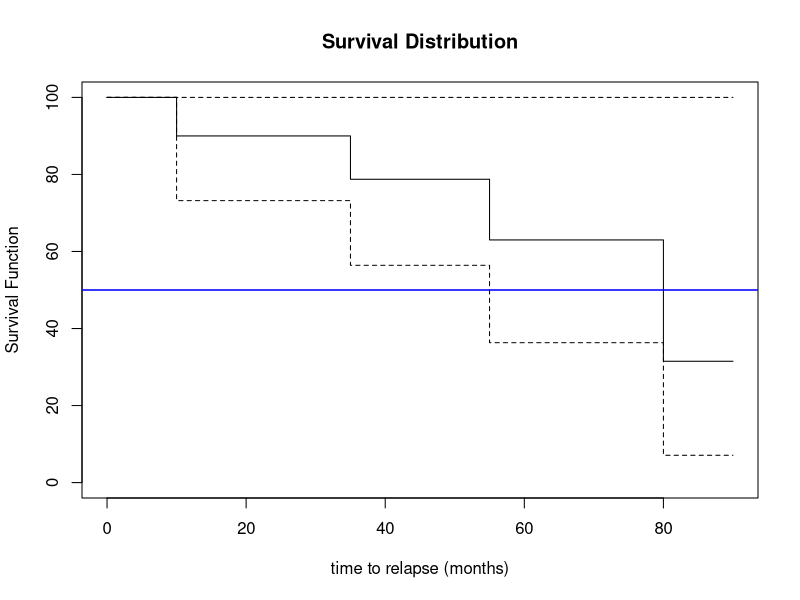
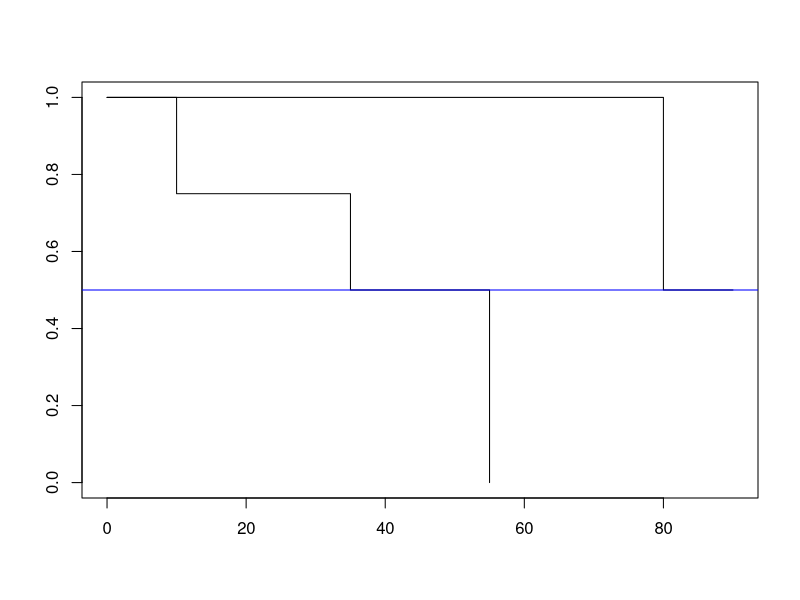

Reproduce these figures in R, in order.
library(survival)
gender <- c("M","F","M","F","M","M","F","F","F","F")
time <- c(10,20,35,40,50,55,70,71,80,90)
status <- c(1,0,1,0,0,1,0,0,1,0)
#data=cbind(time,status,gender)
data <- data.frame(gender,time,status)
str(data)
data$status <- as.numeric(data$status)
survobj <- with(data,Surv(time,status))
survobj

fit <- survfit(survobj~1, data=data)
fit
summary(fit)
attributes(fit)

plot(fit, xlab="time to relapse (months)", ylab="Survival Function", yscale=100, main="Survival Distribution", conf.int = 0.95)
abline(h=0.5,col="blue")
abline(h=0.5,col="blue")
#kaplain-meier for the whole population
fit2 <- survfit(survobj~gender, data=data)
plot(fit2)
abline(h=0.5,col="blue")
survdiff(survobj~gender,data=data,rho=0)


